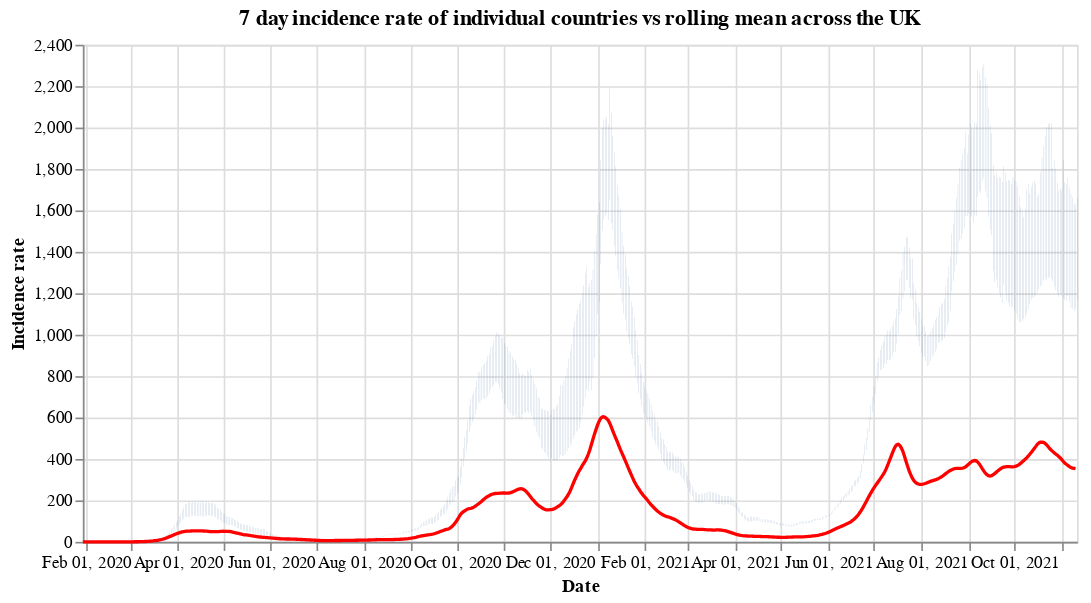

The code cell stored with this chart in its notebook:
### Code cell
#collapse
countries = uk_cases['areaName'].unique()
countries.sort()

selection = alt.selection_single(
    name='Select',
    fields=['areaName'],
    init={'areaName': 'Wales'},
    bind={'areaName': alt.binding_select(options=countries)}
)

# scatter plot, modify opacity based on selection
bars = alt.Chart(uk_cases).mark_bar().add_selection(
    selection
).encode(
    x=alt.X("yearmonthdate(date):T", axis=alt.Axis(title='Date')),
    y=alt.Y("weeklyCasesRate:Q", axis=alt.Axis(title='Incidence rate')),
    tooltip='weeklyCasesRate:Q',
    opacity=alt.condition(selection, alt.value(1), alt.value(0))
).properties(title=f'7 day incidence rate of individual countries vs rolling mean across the UK', width=600)

line = alt.Chart(overview_cases).mark_line(
    color='red',
    size=2,
).transform_window(
    rolling_mean='mean(weeklyCasesRate)',
    frame=[0, 7]
).encode(
    x='yearmonthdate(date):T',
    y='rolling_mean:Q'
)

alt.layer(bars, line)

### Figure 1 — Vega-Lite specification as saved in the notebook (floating-point values rounded to 4 significant figures; data arrays with more than 128 entries replaced by an {"elided": "..."} marker saying what was removed)
{"config": {"view": {"continuousWidth": 400, "continuousHeight": 300}}, "layer": [{"data": {"name": "data-56c81b55a319a8cc2bda609ce9e87854"}, "mark": "bar", "encoding": {"opacity": {"condition": {"value": 1, "selection": "Select"}, "value": 0}, "tooltip": {"type": "quantitative", "field": "weeklyCasesRate"}, "x": {"type": "temporal", "axis": {"title": "Date"}, "field": "date", "timeUnit": "yearmonthdate"}, "y": {"type": "quantitative", "axis": {"title": "Incidence rate"}, "field": "weeklyCasesRate"}}, "selection": {"Select": {"type": "single", "fields": ["areaName"], "init": {"areaName": "Wales"}, "bind": {"areaName": {"input": "select", "options": ["England", "Northern Ireland", "Scotland", "Wales"]}}}}, "title": "7 day incidence rate of individual countries vs rolling mean across the UK", "width": 600}, {"data": {"name": "data-6e1f07579324975160242330adc176c9"}, "mark": {"type": "line", "color": "red", "size": 2}, "encoding": {"x": {"type": "temporal", "field": "date", "timeUnit": "yearmonthdate"}, "y": {"type": "quantitative", "field": "rolling_mean"}}, "transform": [{"window": [{"op": "mean", "field": "weeklyCasesRate", "as": "rolling_mean"}], "frame": [0, 7]}]}], "$schema": "https://vega.github.io/schema/vega-lite/v4.8.1.json", "datasets": {"data-56c81b55a319a8cc2bda609ce9e87854": {"elided": "2512 records"}, "data-6e1f07579324975160242330adc176c9": {"elided": "651 records"}}}
